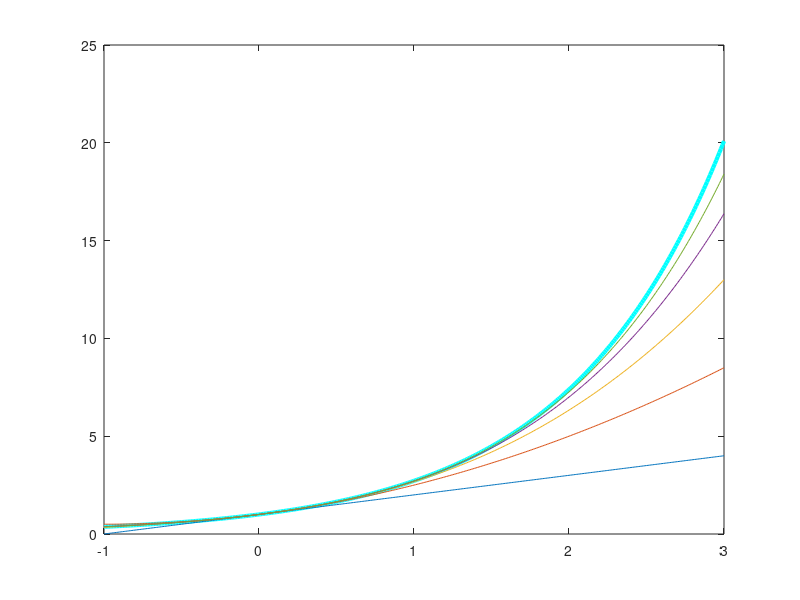

Recreate this plot in MATLAB.
x = -1 : 0.01 : 3;

x0 = 0;
f = @(x) exp(x);

num = input('n = ');

plot(x, exp(x), 'c', 'LineWidth', 3);
hold on;

for n = 1:num
    sum = 1;
    aux = 1;
    for k = 1:n
        aux = aux .* (x - x0) / k;
        sum = sum + (aux .* f(x0));
    end
    plot(x, sum);
    hold on;
end
